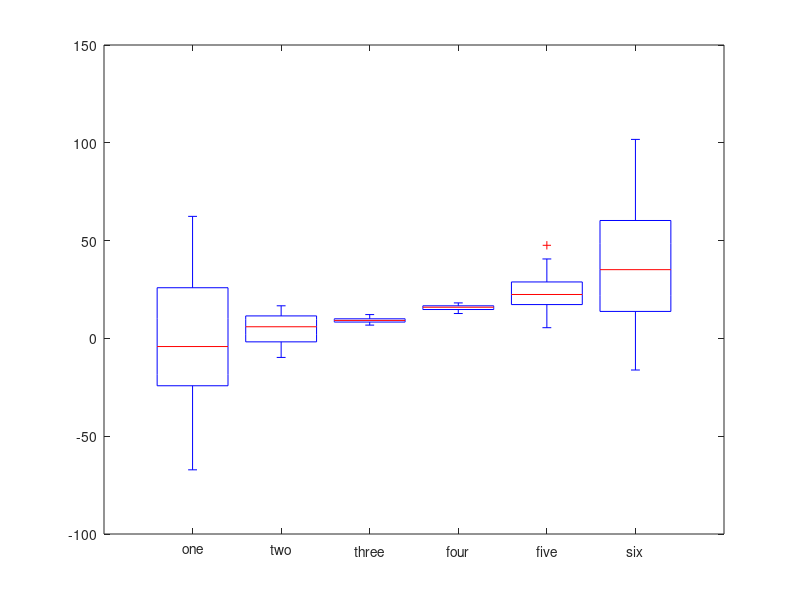
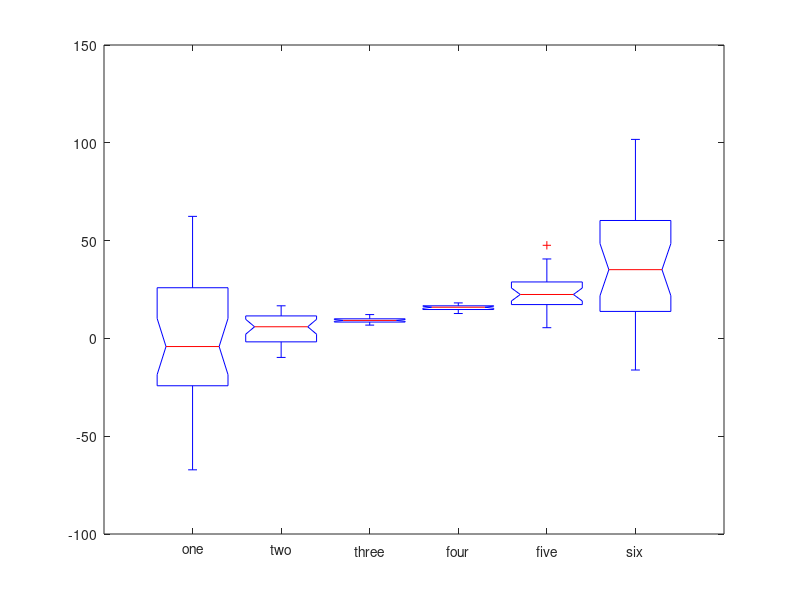

Source code (MATLAB) for these figures, in order:
%%
%   COURSE: Master statistics and machine learning: intuition, math, code
%      URL: udemy.com/course/statsml_x/?couponCode=202509 
% 
%  SECTION: Visualizing data
%    VIDEO: Box-and-whisker plots
% 
%  TEACHER: Mike X Cohen, sincxpress.com
%

%%

% a clear MATLAB workspace is a clear mental workspace
close all; clear
pkg load statistics % load Octave stats package

%% create data for the plot

% data sizes
m = 30; % rows
n =  6; % columns

% generate data
data = bsxfun(@times,30*randn(m,n),linspace(-1,1,n).^2);
data = bsxfun(@plus,data,(1:n).^2);

%% show it!

figure(1), clf

boxplot(data)

boxplot(data)
set(gca,'xtick',1:6,'xticklabel',{'one';'two';'three';'four';'five';'six'})

%% alternative: data in a single column, grouped by a separate variable

dataVect = data(:);
dataGrouping = ceil(linspace(eps,n,m*n));

figure(2), clf
boxplot(dataVect,dataGrouping,'notch','on','labels',{'one';'two';'three';'four';'five';'six'})

% for horizontal orientation
%boxplot(dataVect,dataGrouping,'notch','on','labels',{'one';'two';'three';'four';'five';'six'},'orientation','horizontal')

%% done.
